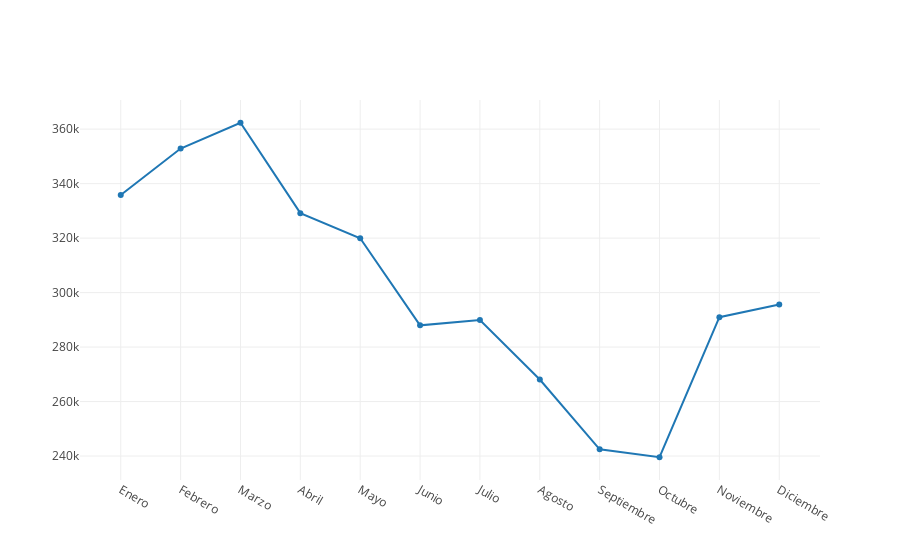
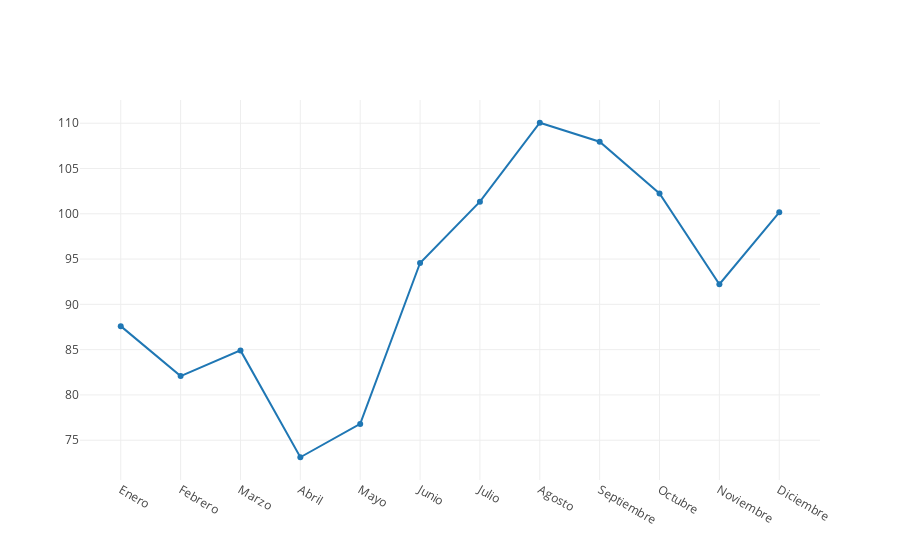

Notebook code cell kept with these figures, in order:
### Markdown cell above
### Comparación precios de Energía y generación renovable durante el año

### Code cell
def precioMensualYGeneracionRenovable() = {
    
    val df = dfMercados
    .groupBy(date_format(col("Fecha"), "MM").as("Mes"))
    .agg(avg("Valor_Mercado_Spot").as("PromedioMensual"))
    .orderBy(col("Mes"))

    val dfRenovables = dataFrameBalance
        .filter(year(col("FechaCompleta")) > 2013)
        .filter($"Tipo" === "Generación renovable")
        .groupBy(month(col("FechaCompleta")).as("Mes"))
        .agg(avg("Valor").as("PromedioMensual"))
        .orderBy(col("Mes"))
    
    val seqPrecioEnergia = df.select("PromedioMensual").as[Double].collect.toSeq
    val seqGeneracionRenovable = dfRenovables.select("PromedioMensual").as[Double].collect.toSeq
    val seqMeses = Seq("Enero", "Febrero", "Marzo", "Abril", "Mayo", "Junio", "Julio", "Agosto", "Septiembre", "Octubre", "Noviembre", "Diciembre")

    
    //val tracePrecios = Scatter(seqMeses, seqPrecioEnergia, name = "€/MWh")
    val traceMercados =  Scatter(seqMeses, seqPrecioEnergia, name = "€/MWh")
    val traceRenovables = Scatter(seqMeses, seqGeneracionRenovable, name = "Renovables")

    val data1 = Seq(traceRenovables)
    val data2 = Seq(traceMercados)
    plot(data1)
    plot(data2)

}

// Llamar a la función
precioMensualYGeneracionRenovable()

### Figure 1 — Plotly figure (JSON) as saved in the notebook; plotly's stock layout.template omitted (floating-point values rounded to 4 significant figures)
{"data": [{"name": "Renovables", "type": "scatter", "x": ["Enero", "Febrero", "Marzo", "Abril", "Mayo", "Junio", "Julio", "Agosto", "Septiembre", "Octubre", "Noviembre", "Diciembre"], "y": [335800.0, 352900.0, 362400.0, 329200.0, 319900.0, 288000.0, 290000.0, 268100.0, 242500.0, 239500.0, 291000.0, 295700.0]}], "layout": {"autosize": true, "xaxis": {"autorange": true, "range": [-0.6604, 11.66], "type": "category"}, "yaxis": {"autorange": true, "range": [230500.0, 371300.0], "type": "linear"}}}

### Figure 2 — Plotly figure (JSON) as saved in the notebook; plotly's stock layout.template omitted (floating-point values rounded to 4 significant figures)
{"data": [{"name": "€/MWh", "type": "scatter", "x": ["Enero", "Febrero", "Marzo", "Abril", "Mayo", "Junio", "Julio", "Agosto", "Septiembre", "Octubre", "Noviembre", "Diciembre"], "y": [87.6, 82.08, 84.92, 73.12, 76.8, 94.57, 101.3, 110.1, 108.0, 102.3, 92.22, 100.2]}], "layout": {"autosize": true, "xaxis": {"autorange": true, "range": [-0.6604, 11.66], "type": "category"}, "yaxis": {"autorange": true, "range": [70.42, 112.8], "type": "linear"}}}
